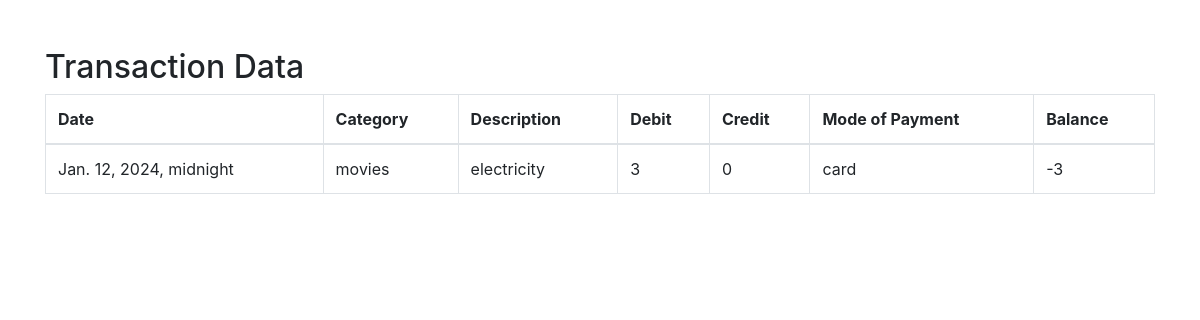
Before: /report/ (signed in) with the older database file.
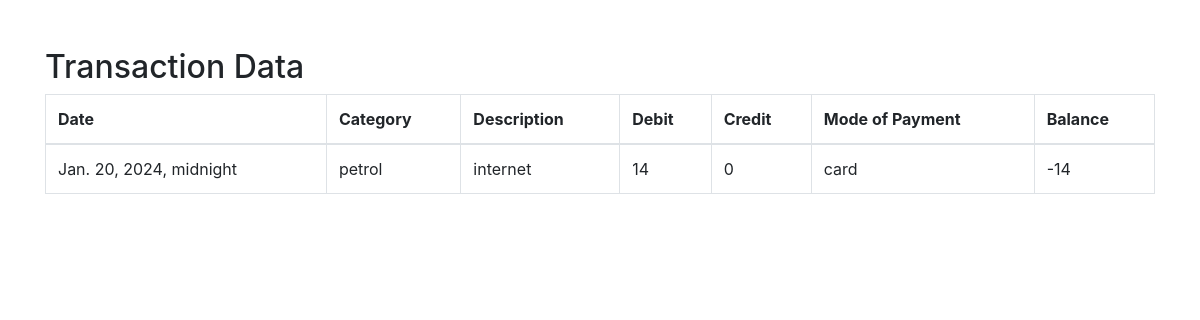
After: the same page with the newer database file.
### ledger/models.py (models this page shows, shortened)
class Account(models.Model):
    user = models.ForeignKey(User, on_delete=models.CASCADE)
    updated = models.DateTimeField(auto_now=True)
    created = models.DateTimeField(auto_now_add=True)
    assign_date = models.DateTimeField()
    balance = models.IntegerField()
    category = models.CharField(max_length=200)
    description = models.CharField(max_length=200)
    debit = models.IntegerField()
    credit = models.IntegerField()
    m_of_pay = models.CharField(max_length=200)

### ledger/views.py (the view)
# urls.py: path("report/", views.report, name="report"),
@login_required(login_url="login")
def report(request):
    transactions = Account.objects.filter(user=request.user).order_by("-assign_date")
    return render(request, "ledger/report.html", {"transactions": transactions})

### ledger/templates/ledger/report.html (shortened to what this page needs)
{% load static %}
<!DOCTYPE html>
<html lang="en">
<head>
    <link rel="stylesheet" href="https://maxcdn.bootstrapcdn.com/bootstrap/4.5.2/css/bootstrap.min.css">
</head>
<body>
    <div class="container mt-5">
        <h2>Transaction Data</h2>
        <table class="table table-bordered">
            <thead>
                <tr>
                    <th>Date</th>
                    <th>Category</th>
                    <th>Description</th>
                    <th>Debit</th>
                    <th>Credit</th>
                    <th>Mode of Payment</th>
                    <th>Balance</th>
                </tr>
            </thead>
            <tbody>
                {% for transaction in transactions %}
                    <tr>
                        <td>{{ transaction.assign_date }}</td>
                        <td>{{ transaction.category }}</td>
                        <td>{{ transaction.description }}</td>
                        <td>{{ transaction.debit }}</td>
                        <td>{{ transaction.credit }}</td>
                        <td>{{ transaction.m_of_pay }}</td>
                        <td>{{ transaction.balance }}</td>
                    </tr>
                {% endfor %}
            </tbody>
        </table>
    </div>
</body>
</html>

Changed rows visible on the page:
changed Account "card": assign_date "Jan. 12, 2024, midnight" → "Jan. 20, 2024, midnight"; category "movies" → "petrol"; description "electricity" → "internet"; debit "3" → "14"; balance "-3" → "-14"
